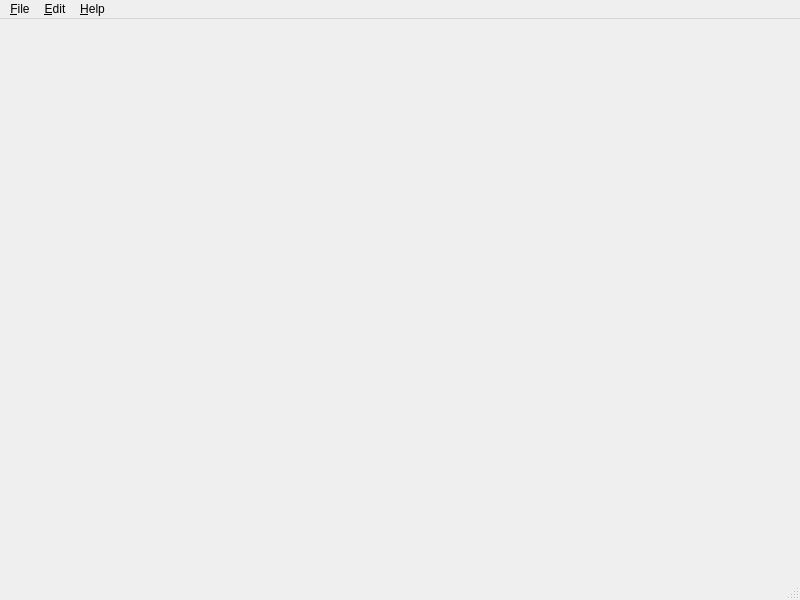
<?xml version="1.0" encoding="UTF-8"?>
<ui version="4.0">
 <author>Bernhard Arnold</author>
 <class>MainWindow</class>
 <widget class="QMainWindow" name="MainWindow">
  <property name="geometry">
   <rect>
    <x>0</x>
    <y>0</y>
    <width>800</width>
    <height>600</height>
   </rect>
  </property>
  <property name="windowTitle">
   <string>COMET</string>
  </property>
  <widget class="QWidget" name="centralwidget"/>
  <widget class="QMenuBar" name="menubar">
   <property name="geometry">
    <rect>
     <x>0</x>
     <y>0</y>
     <width>800</width>
     <height>24</height>
    </rect>
   </property>
   <widget class="QMenu" name="editMenu">
    <property name="title">
     <string>&amp;Edit</string>
    </property>
    <addaction name="preferencesAction"/>
   </widget>
   <widget class="QMenu" name="fileMenu">
    <property name="title">
     <string>&amp;File</string>
    </property>
    <addaction name="quitAction"/>
   </widget>
   <widget class="QMenu" name="helpMenu">
    <property name="title">
     <string>&amp;Help</string>
    </property>
    <addaction name="contentsAction"/>
    <addaction name="aboutAction"/>
   </widget>
   <addaction name="fileMenu"/>
   <addaction name="editMenu"/>
   <addaction name="helpMenu"/>
  </widget>
  <widget class="QStatusBar" name="statusbar"/>
  <action name="preferencesAction">
   <property name="text">
    <string>Prefere&amp;nces</string>
   </property>
  </action>
  <action name="quitAction">
   <property name="text">
    <string>&amp;Quit</string>
   </property>
  </action>
  <action name="contentsAction">
   <property name="text">
    <string>&amp;Contents</string>
   </property>
  </action>
  <action name="aboutAction">
   <property name="text">
    <string>&amp;About</string>
   </property>
  </action>
 </widget>
 <resources/>
 <connections>
  <connection>
   <sender>preferencesAction</sender>
   <signal>triggered()</signal>
   <receiver>MainWindow</receiver>
   <slot>showPreferences()</slot>
   <hints>
    <hint type="sourcelabel">
     <x>-1</x>
     <y>-1</y>
    </hint>
    <hint type="destinationlabel">
     <x>399</x>
     <y>299</y>
    </hint>
   </hints>
  </connection>
  <connection>
   <sender>quitAction</sender>
   <signal>triggered()</signal>
   <receiver>MainWindow</receiver>
   <slot>close()</slot>
   <hints>
    <hint type="sourcelabel">
     <x>-1</x>
     <y>-1</y>
    </hint>
    <hint type="destinationlabel">
     <x>399</x>
     <y>299</y>
    </hint>
   </hints>
  </connection>
  <connection>
   <sender>contentsAction</sender>
   <signal>triggered()</signal>
   <receiver>MainWindow</receiver>
   <slot>showContents()</slot>
   <hints>
    <hint type="sourcelabel">
     <x>-1</x>
     <y>-1</y>
    </hint>
    <hint type="destinationlabel">
     <x>399</x>
     <y>299</y>
    </hint>
   </hints>
  </connection>
  <connection>
   <sender>aboutAction</sender>
   <signal>triggered()</signal>
   <receiver>MainWindow</receiver>
   <slot>showAbout()</slot>
   <hints>
    <hint type="sourcelabel">
     <x>-1</x>
     <y>-1</y>
    </hint>
    <hint type="destinationlabel">
     <x>399</x>
     <y>299</y>
    </hint>
   </hints>
  </connection>
 </connections>
 <designerdata>
  <property name="gridDeltaX">
   <number>10</number>
  </property>
  <property name="gridDeltaY">
   <number>10</number>
  </property>
  <property name="gridSnapX">
   <bool>true</bool>
  </property>
  <property name="gridSnapY">
   <bool>true</bool>
  </property>
  <property name="gridVisible">
   <bool>true</bool>
  </property>
 </designerdata>
 <slots>
  <slot>showPreferences()</slot>
  <slot>showContents()</slot>
  <slot>showAbout()</slot>
 </slots>
</ui>
